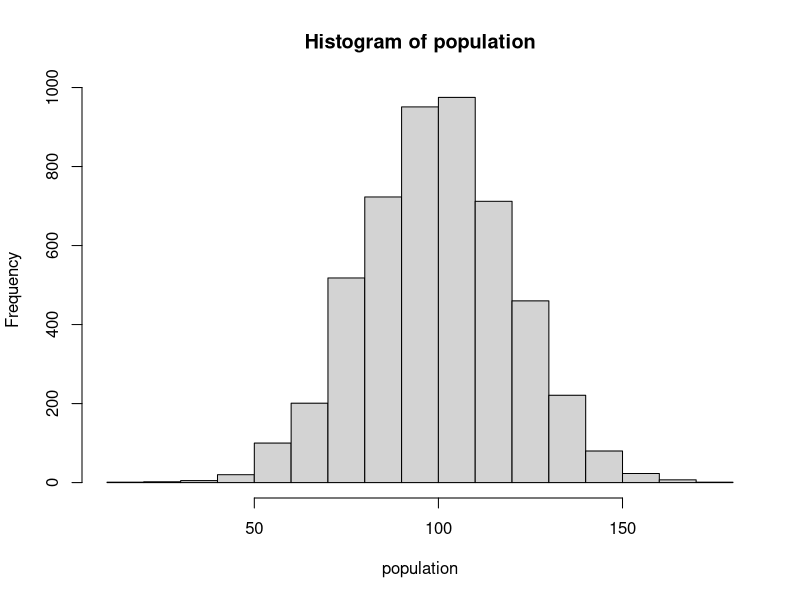

R code for this plot: (Note: this script raises an error after producing the figure.)
## ---- chunk 1
N  <- 5000 # Default size of the population
MU <- 100 # Default mean of the population

population <- rnorm(N, mean = MU, sd = MU / 5)
hist(population) #check whether it's normally distributed
## ---- chunk 2
gini <- function(y) {
  #Compute the Gini coefficient (a measure of equality/inequality) in a population, y
  y <- sort(y)
  n <- length(y)
  numer <- 2 * sum((1:n) * y[1:n]) #for i in range starts with 0 in python, indexing also with 0
  denom <- n * sum(y)
   return((numer / denom) - (n + 1) / n) #brackets are needed for return fun in R
}
gini(population)
## ---- chunk 3
random_split <- function(A, B) {
  #Take all the money in the pot and divide it randomly between the two actors
  pot <- A + B
  share <- runif(1,0,pot)
  return(c(share, pot-share))
}
random_split(100,100)
## ---- chunk 4
anyone <- function(N) {
 return(sample(N,2))
}

anyone(N)

## ---- chunk 5

j <- anyone(length(population))
j
population[941]
population[j[1]]
population[2724]
population[j[2]]
newmoney <- random_split(population[j[1]], population[j[2]]) 
newmoney
population[j[1]] <- newmoney[1]
population[j[2]] <- newmoney[2]

population[j[1]]
population[j[2]]
## ---- chunk 6
step <- function(population, transaction_fun=random_split, interaction_fun=anyone) {
  #Modify the population by doing one transaction.
  j <- interaction_fun(length(population))
  newmoney <- transaction_fun(population[j[1]], population[j[2]]) 
  population[j[1]] <- newmoney[1]
  population[j[2]] <- newmoney[2]
 return(population)
}
## ---- chunk 7
simulate <- function(population, T, step_fun=step, transaction_fun=random_split, interaction_fun=anyone) {
  # Run simulation on population for T transactions; save every step in a list
  pop_copy <- population # Make a copy of the original population list to avoid altering it

  # Initialize an empty list to store steps
  list_steps <- list()
  
  # Save the initial population (at t = 0)
  list_steps[[1]] <- list(population = pop_copy, t = 0)
  
  # Simulate T steps
  for (t in 1:T) {
    # Update population using the step function
    pop_copy <- step_fun(pop_copy, transaction_fun, interaction_fun)
    
    # Save the current population and the step number
    list_steps[[t + 1]] <- list(population = pop_copy, t = t)
  }
  
  return(list_steps)  # Return the list of steps
}

test <- simulate(population = c(100,100,100,100), T=10)

    
## ---- chunk 8

  
show <- function(population, k=40, percentiles=c(1, 10, 50, 90, 99)) {
    #Run a simulation for k*N steps, printing statistics and displaying a plot and histogram
  N <- length(population)

  # Run simulation
y <- simulate(population, T=N*k)#every person does k transactions
  cat('   t    Gini stdev', sprintf(' %3d%%', percentiles), '\n')
   cat('------- ---- -----', paste(rep(' ---- ', length(percentiles)), collapse = ''), '\n')
   fmt <- '%7d %.2f %5.1f'
   
   #make sure that the first row is added (in my simulation result, the first row has the 0 step)
   pop <- sort(y[[1]]$population)
      data <- sapply(percentiles, function(pct) quantile(pop, pct/100))
       cat(sprintf(fmt, y[[1]]$t, gini(y[[1]]$population), sd(pop)), 
          sprintf(' %4.0f', data), '\n')
   

  for (l in 1:N*k) {
    if ((l %% (N*k %/% 10)) == 0) {#only save ten steps (which is divisable in ten steps)
      
      pop <- sort(y[[l+1]]$population)
      data <- sapply(percentiles, function(pct) quantile(pop, pct/100))
       cat(sprintf(fmt, y[[l+1]]$t, gini(y[[l+1]]$population), sd(pop)), 
          sprintf(' %4.0f', data), '\n')
    }
  }
    
       
       ## Making histogram ###
       
 hist(y[[N*k]][["population"]],col = rgb(1, 0, 0, 0.3), main = "Overlapping Histograms", xlab = "Wealth", ylab = "Count") 
 
 # Overlay the second histogram
hist(y[[1]][["population"]], col = rgb(0, 0, 1, 0.3), add = TRUE)
 
legend("topright", legend = c("End", "Start"), 
       fill = c(rgb(1, 0, 0, 0.3), rgb(0, 0, 1, 0.3))) 
  
} 


## ---- chunk 9
show(population)
## ---- chunk 10
N  <- 5000 # Default size of the population
initial_money <- 100 # Beggining wealth

population2 <- rep(initial_money, N)
hist(population2) #check whether it's equally distributed

show(population2)
## ---- chunk 11
show2 <- function(population, k=40, percentiles=c(1, 10, 50, 90, 99)) {
    #Run a simulation for k*N steps, printing statistics and displaying a plot and histogram
  N <- length(population)

  # Run simulation
y <- simulate(population, T=N*k)#every person does k transactions
  cat('   t    Gini stdev', sprintf(' %3d%%', percentiles), '\n')
   cat('------- ---- -----', paste(rep(' ---- ', length(percentiles)), collapse = ''), '\n')
   fmt <- '%7d %.2f %5.1f'
   
   #make sure that the first row is added (in my simulation result, the first row has the 0 step)
   pop <- sort(y[[1]]$population)
      data <- sapply(percentiles, function(pct) quantile(pop, pct/100))
       cat(sprintf(fmt, y[[1]]$t, gini(y[[1]]$population), sd(pop)), 
          sprintf(' %4.0f', data), '\n')
   

  for (l in 1:N*k) {
    if ((l %% (N*k %/% 20)) == 0) {#only save 20 steps (which is divisable in ten steps)
      
      pop <- sort(y[[l+1]]$population)
      data <- sapply(percentiles, function(pct) quantile(pop, pct/100))
       cat(sprintf(fmt, y[[l+1]]$t, gini(y[[l+1]]$population), sd(pop)), 
          sprintf(' %4.0f', data), '\n')
    }
  }
    
       
       ## Making histogram ###
       
 hist(y[[N*k]][["population"]],col = rgb(1, 0, 0, 0.3), main = "Overlapping Histograms", xlab = "Wealth", ylab = "Count") 
 
 # Overlay the second histogram
hist(y[[1]][["population"]], col = rgb(0, 0, 1, 0.3), add = TRUE)

hist(y[[(N*k)/2]][["population"]], col = rgb(0, 1, 0, 0.3), add = TRUE)
 
legend("topright", legend = c("End", "Start", "Middle"), 
       fill = c(rgb(1, 0, 0, 0.3), rgb(0, 0, 1, 0.3),rgb(0, 1, 0, 0.3))) 
  
} 

show2(population)
## ---- chunk 12
show(population = c(100,100,100,100,100,100,100,100,100,100))
